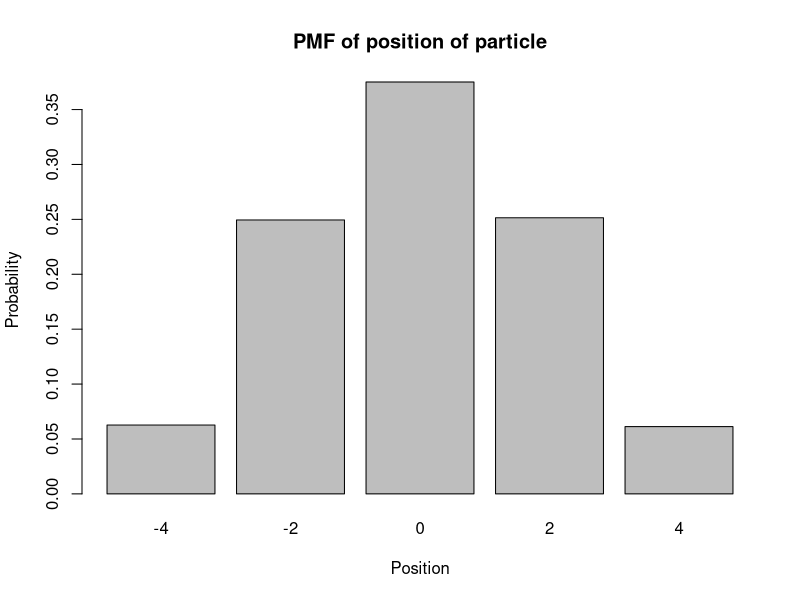
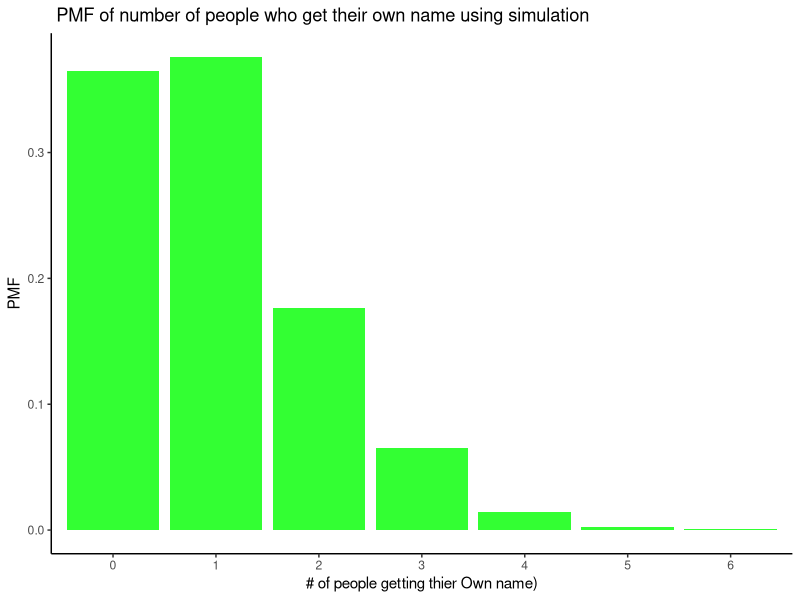

Generate these figures, in order, with R:
## ---- chunk 1
p0 = 1/8
p1 = 1/4
p2 = 1/2
p3 = 1/8
p_total <- p0 + p1 + p2 + p3
p_total
## ---- chunk 2
p_geq_2 <- p2 + p3
p_geq_2
## ---- chunk 3
p_geq_1 <- p1 + p2 + p3

p_geq2_if_geq1 <- p_geq_2 / p_geq_1
p_geq2_if_geq1
## ---- chunk 4
set.seed(777)
sample_size <- 100000
pmf <- c(0.125, 0.25, 0.5, 0.125) # Probabilities
x_values <- c(0, 1, 2, 3)
random_choice <- sample(x_values, size=sample_size, prob=pmf, replace=TRUE) # Sampling with replacement

simulated_pmf <- table(factor(random_choice, levels=x_values)) / sample_size # Freq. table by diving # of samples by sample size
simulated_pmf
## ---- chunk 5
P_X_ge_2_simulated <- sum(simulated_pmf[3:4]) # Sum of probabilities for X=2 and X=3
P_X_ge_2_simulated
## ---- chunk 6
c = 1/(1 + 1/2 + 1/6)
c
## ---- chunk 7

set.seed(777)

num_sim <- 100000
num_steps <- 4

positions <- replicate(num_sim, {
  sum(sample(c(-1, 1), num_steps, replace = TRUE)) # Simulating 4 movement of left=-right binary movement for 100000 times, Sum will be the final position
})

distribution <- table(positions) / num_sim # PMF
print(distribution)

barplot(distribution, main = "PMF of position of particle",
        xlab = "Position", ylab = "Probability")

## ---- chunk 8
set.seed(777)

num_sim <- 1000000

probabilities <- c(0.1444, 0.0693, 0.1183, 0.0471, 0.249, 0.057, 0.1793, 0.1357) # Prob. of Engineering in campus = 0.1444

simulation4 <- function() {
  sim1 <- sample(1:8, 10, replace = TRUE, prob = probabilities) # Sample of 10 studens from 8 colleges
  sum(sim1 == 1) >= 1
}

results <- replicate(num_sim, simulation4())

probability <- mean(results)
probability

## ---- chunk 9

library(ggplot2)

set.seed(777)

n <- 50
trials <- 10000

results <- numeric(trials)

for (i in 1:trials) {
  
    names <- sample(1:n)
    results[i] <- sum(names == (1:n))
}

pmf_x <- table(results) / trials # Probabilities

pmf_df <- as.data.frame(pmf_x)
colnames(pmf_df) <- c("Number_of_people_getting_own_name", "PMF")

print(pmf_df)

ggplot(pmf_df, aes(x = Number_of_people_getting_own_name, y = PMF)) +
    geom_bar(stat = "identity", fill = "green", alpha = 0.8) +
    labs(x = "# of people getting thier Own name)",
         y = "PMF",
         title = " PMF of number of people who get their own name using simulation") +
    theme_classic()

